Frame 1 (no input): blank canvas, image omitted
Frame 60 (the mouse pressed at the canvas centre just before this capture): blank canvas, image omitted
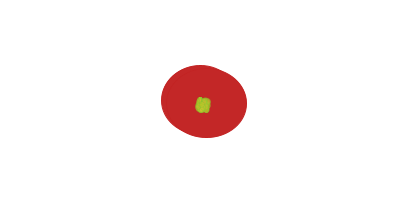
Frame 120 (the mouse held since frame 60 and released just before this capture)

The Processing sketch whose frames 1 and 60 were blank and that drew this single picture after the mouse press (run headless with seeded random() and noise(); from frame 60 on, the mouse is pressed at the canvas centre):

// Processing sketch: processing_184112
// ── processing_184112.pde

void setup(){
        size(400,200);
        background(255);
        colorMode(HSB);
}
void draw(){
        float speed=abs(mouseX-pmouseX) +abs(mouseY-pmouseY);
        if(mousePressed){  //only draw if the mouse is pressed
                pushMatrix();
                translate(mouseX, mouseY);
                fill(40 +(speed*.95), 200+(random(-10,10)),200+(random(-10,10)),100 +(speed*.55));  //use speed to modify fill
                stroke(60 +(speed*.95), 200+(random(-10,10)),200+(random(-10,10)),100 +(speed*.55));  //use speed to modify stroke
                ellipse(0,0,2+(speed*.25),6-(speed*.25)); //use speed to modify width, height
                ellipse(3+random(-5,5),5+random(-5,5),5+(speed*.25),6-(speed*.25)); //use speed to modify width, height
                popMatrix();
        }
}
